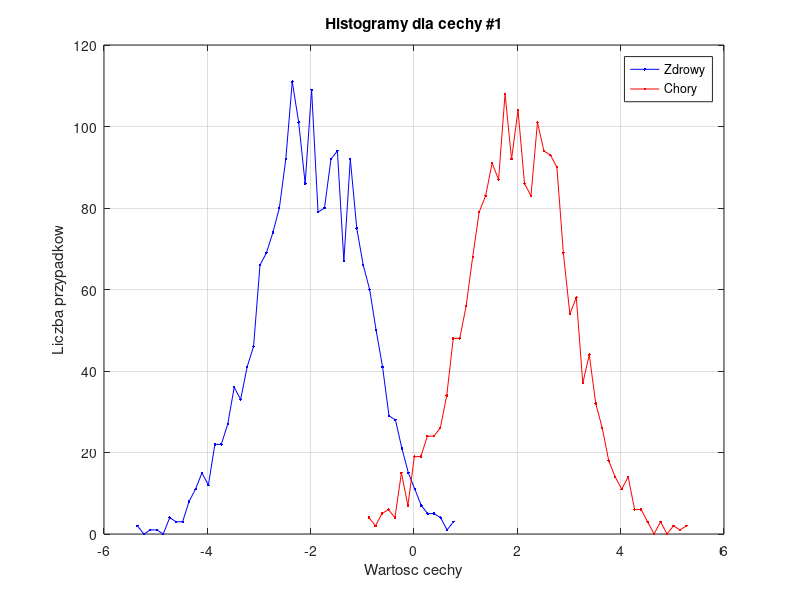
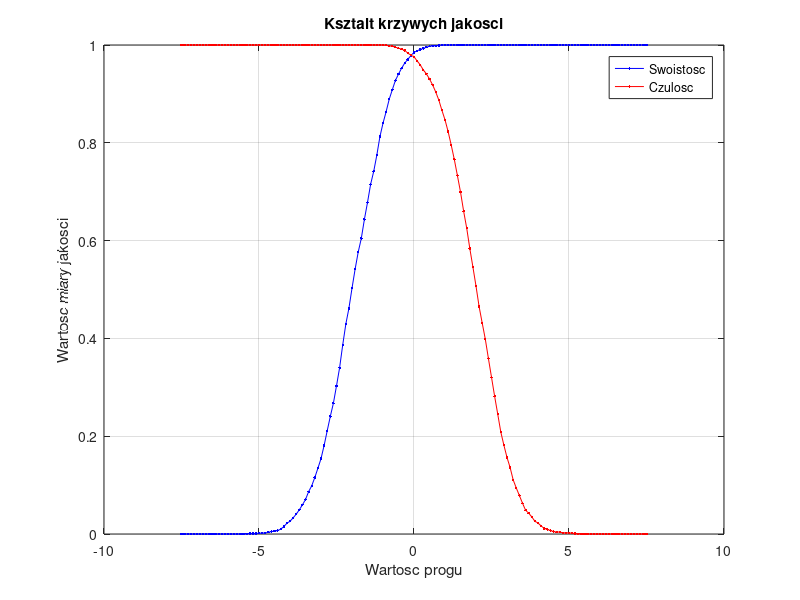
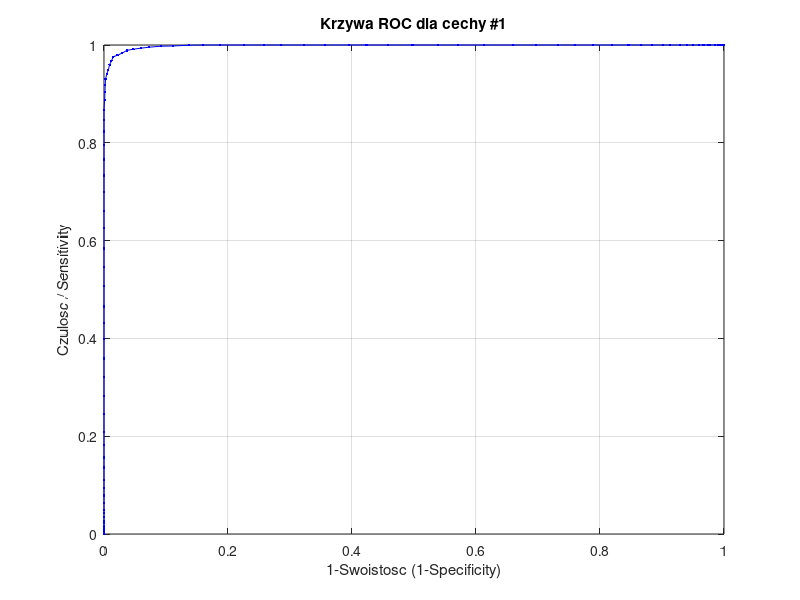

Source code (MATLAB) for these figures, in order:
%ai_0_roc.m
clear all; close all;

% Ekstrakcja/generacja cech
N = 2000;        % liczba przykladow/wzorcow
C = rand(N,2);   % 2 cechy na przyklad w dwoch osobnych kolumnach

N = 2000; bias = 2;                                        % bias = 3, 2.5, 2, 1.5, 1, 0.5, 0.25
x1 = randn(1,N) - bias;  [ h1, x1_arg ] = hist( x1, 50 );  % zdrowy
x2 = randn(1,N) + bias;  [ h2, x2_arg ] = hist( x2, 50 );  % chory
figure
plot(x1_arg, h1, 'b.-', x2_arg, h2, 'r.-' ); grid;
xlabel('Wartosc cechy'); ylabel('Liczba przypadkow'); title('Histogramy dla cechy #1')
legend('Zdrowy','Chory'); pause

lim = 1.5*(3+bias);
iter = 1;
for prog = -lim : 0.1 : lim
    TN(iter) = numel( x1( x1 < prog ) );   % zdrowy zdiagnozowany jako zdrowy (nizszy od progu)
    FP(iter) = N - TN(iter);               % zdrowy zdiagnozowany jako chory  (wyzszy od progu)
    TP(iter)  = numel( x2( x2 > prog ) );  % chory  zdiagnozowany jako chory  (wyzszy od progu)
    FN(iter) = N - TP(iter);               % chory  zdiagnozowany jako zdrowy (nizszy od progu)
    iter = iter + 1;
end
TPR = TP ./ ( TP+FN);  % czulosc   (True Positive Rate)
TNR = TN ./ ( TN+FP);  % swoistosc (True Negative Rate)

figure
prog = -lim : 0.1 : lim;
plot( prog, TNR, 'b.-', prog, TPR, 'r.-'); grid; title('Ksztalt krzywych jakosci');
xlabel('Wartosc progu'); ylabel('Wartosc miary jakosci');
legend('Swoistosc','Czulosc'); pause

figure
plot( 1-TNR, TPR, 'b.-'); grid; title('Krzywa ROC dla cechy #1');
xlabel('1-Swoistosc (1-Specificity)'); ylabel('Czulosc / Sensitivity'); pause
